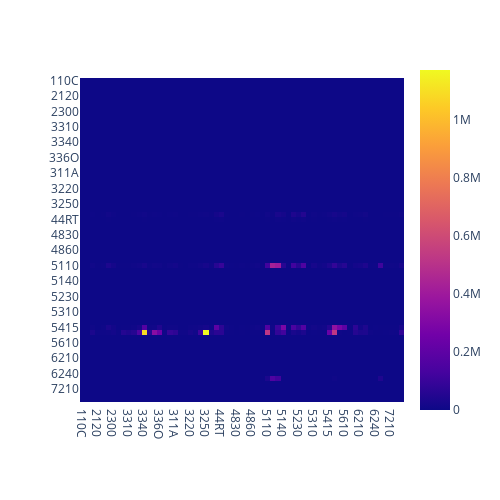

Source (notebook cell):
### Code cell
# sum over years and display
ipp_agg = pd.DataFrame(ipp.sum(axis = 0))
ipp_agg.columns = sectors
ipp_agg.index = sectors
px.imshow(ipp_agg, width=500, height=500)

### Figure 1 — Plotly figure (JSON) as saved in the notebook; plotly's stock layout.template omitted (floating-point values rounded to 4 significant figures; data arrays with more than 128 entries replaced by an {"elided": "..."} marker saying what was removed)
{"data": [{"coloraxis": "coloraxis", "hovertemplate": "x: %{x}<br>y: %{y}<br>color: %{z}<extra></extra>", "name": "0", "type": "heatmap", "x": ["110C", "113F", "2110", "2120", "2130", "2200", "2300", "3210", "3270", "3310", "3320", "3330", "3340", "3350", "336M", "336O", "3370", "338A", "311A", "313T", "315A", "3220", "3230", "3240", "3250", "3260", "4200", "44RT", "4810", "4820", "4830", "4840", "4850", "4860", "487S", "4930", "5110", "5120", "5130", "5140", "5210", "5220", "5230", "5240", "5250", "5310", "5320", "5411", "5415", "5412", "5500", "5610", "5620", "6100", "6210", "622H", "6230", "6240", "711A", "7130", "7210", "7220", "8100"], "xaxis": "x", "y": ["110C", "113F", "2110", "2120", "2130", "2200", "2300", "3210", "3270", "3310", "3320", "3330", "3340", "3350", "336M", "336O", "3370", "338A", "311A", "313T", "315A", "3220", "3230", "3240", "3250", "3260", "4200", "44RT", "4810", "4820", "4830", "4840", "4850", "4860", "487S", "4930", "5110", "5120", "5130", "5140", "5210", "5220", "5230", "5240", "5250", "5310", "5320", "5411", "5415", "5412", "5500", "5610", "5620", "6100", "6210", "622H", "6230", "6240", "711A", "7130", "7210", "7220", "8100"], "yaxis": "y", "z": {"elided": "63x63 float values"}}], "layout": {"coloraxis": {"colorscale": [[0, "#0d0887"], [0.1111, "#46039f"], [0.2222, "#7201a8"], [0.3333, "#9c179e"], [0.4444, "#bd3786"], [0.5556, "#d8576b"], [0.6667, "#ed7953"], [0.7778, "#fb9f3a"], [0.8889, "#fdca26"], [1, "#f0f921"]]}, "height": 500, "margin": {"t": 60}, "width": 500, "xaxis": {"anchor": "y", "constrain": "domain", "domain": [0, 1], "scaleanchor": "y"}, "yaxis": {"anchor": "x", "autorange": "reversed", "constrain": "domain", "domain": [0, 1]}}}
